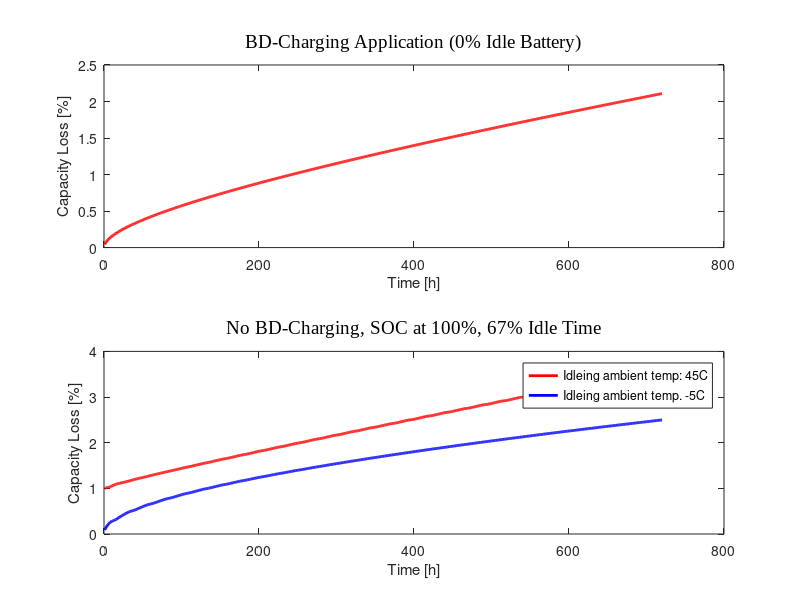

Here is the MATLAB script that generated this plot:
clc
clear variables

% Based on a Volkswagen ID. 4, from EV-database. C-rate of 1/4 for both
% discharging and charging (19.25 kW). 

% Driving based on 23 Celsius, 110 km/h 
T = 23+273.15;
Voltage = 3.6; % Assume Nominal voltage
I_0 = 3; % [Assuming cell-level, with 12 Ah cells


% SOC of the different drive cycles throughout a day
% These are all not used in this version however, but as driving cycles changes
% they will likely become useful
BD_excessive_dailycycle = [0.5, 0.75, 0.5, 0.75, 0.5, 0.75, 0.5, 0.75, 1.0, 0.75, 0.5, 0.25, 0, 0.25, 0.5, 0.75, 0.5, 0.75, 0.5, 0.75, 0.5, 0.75, 0.5, 0.75];
no_BD_dailycycle = [1, 1, 1, 1, 1, 1, 1, 1, 1, 0.75, 0.5, 0.25, 0, 0.25, 0.5, 0.75, 1, 1, 1, 1, 1, 1, 1, 1];
no_BD_power = [0, 0, 0, 0, 0, 0, 0, 0, 19.25, 19.25, 19.25, 19.25, 19.25, 19.25, 19.25, 19.25, 0, 0, 0, 0, 0, 0, 0, 0];
BD_DOD = 0.5; % Average, approx 2 cycles with 25% and one with 100%
no_BD_DOD = 1;
no_BD_SOC = 1;


C_rate = 1/4; % Same during charge and discharge
power = 19.25 * 10^3; % [W]

sim_days = 30; % Number of days to simulate battery tear
% OBSERVE: Inaccurate on small number of days, as the linear model of the
% calendar agings +1-term becomes to significant.

BD_excessive_cycle = repmat(BD_excessive_dailycycle, 1, sim_days);
no_BD_cycle = repmat(no_BD_dailycycle, 1, sim_days);
no_BD_power = repmat(no_BD_power, 1, sim_days);

% Cycling model used from SPM
% Fitting Parameters
a1 = 4.34*10^(-7);
a2 = 35;
a3 = -3.23;
a4 = -5010;
a5 = 0.64;
a6 = 63.7;

t = linspace(1, length(BD_excessive_cycle), length(BD_excessive_cycle));

%% MODEL FOR CONSTANTLY USED EV
% Since BD is constantly cycling, we do not need to use the calendar aging
% model
C_loss_bd = a1*(t+a2*sqrt(t))*(Voltage+a3)*(exp(a4/T)+I_0*a5*(BD_DOD+a6)^2); 




%% MODEL FOR CALENDAR + CYCLIC
% Calendar model for 45 celsius used, as the temperature is likely higher in the
% battery pack then the ambient. The model is also understated compared
% with others


C_loss_no_bd_warm = ones(1, length(no_BD_cycle));
C_loss_no_bd_cold = ones(1, length(no_BD_cycle));
func_value_warm = 1+(0.004*no_BD_SOC)*t(1); % Initial Value, first hour is assumed to be idle
func_value_cold = (0.09*no_BD_SOC)*sqrt(t(1)); % Initial Value, first hour is assumed to be idle

C_loss_no_bd_warm(1) = func_value_warm;
C_loss_no_bd_cold(1) = func_value_cold;
for i=2:length(no_BD_power)
    if no_BD_power(i)==0 % Use Calendar aging model
        %C_loss_no_bd(i) = 1+(0.004*no_BD_SOC)*t(i);
            
        % Warm ambient temperature
        C_loss_no_bd_warm(i) = func_value_warm + 0.004*no_BD_SOC; % Eulers Method, 45 deg
        func_value_warm = C_loss_no_bd_warm(i);            
        
        % Cold ambient temperature
        C_loss_no_bd_cold(i) = func_value_cold + (0.045*no_BD_SOC+0.005)/(sqrt(t(i))); % Eulers Method
        func_value_cold = C_loss_no_bd_cold(i);
    else
        % C_loss_no_bd(i) = a1*(t(i)+a2*sqrt(t(i)))*(Voltage+a3)*(exp(a4/T)+I_0*a5*(no_BD_DOD+a6)^2);
        C_loss_no_bd_cold(i) = func_value_cold + a1*(a2/(2*sqrt(t(i)))+1)*(a3+Voltage)*(exp(a4/T)+a5*I_0*(a6+no_BD_DOD)^2);
        C_loss_no_bd_warm(i) = func_value_warm + a1*(a2/(2*sqrt(t(i)))+1)*(a3+Voltage)*(exp(a4/T)+a5*I_0*(a6+no_BD_DOD)^2);
        func_value_cold = C_loss_no_bd_cold(i);
        func_value_warm = C_loss_no_bd_warm(i);
    end
end

subplot(2, 1, 1)
plot(t, C_loss_bd, "linewidth", 2, "LineStyle","-", "color", "r")
title("BD-Charging Application (0% Idle Battery)", "FontSize", 14, "FontWeight", "normal", "FontName", "Times New Roman")
ylabel("Capacity Loss [%]")
xlabel("Time [h]")

subplot(2, 1, 2)
plot(t, C_loss_no_bd_warm, "linewidth", 2, "LineStyle","-", "color", "r")
hold on
plot(t, C_loss_no_bd_cold, "linewidth", 2, "LineStyle","-", "color", "b")
title("No BD-Charging, SOC at 100%, 67% Idle Time", "FontSize", 14, "FontWeight", "normal", "FontName", "Times New Roman")
ylabel("Capacity Loss [%]")
xlabel("Time [h]")

legend("Idleing ambient temp: 45C", "Idleing ambient temp. -5C")
